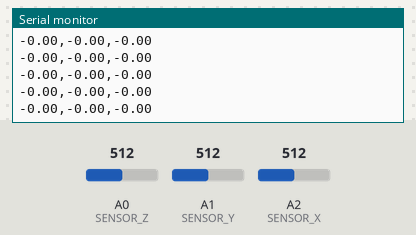
Bench run of a sketch on a simulated Arduino Uno, built with avr-gcc and run on an emulated ATmega328P. Shown: the last lines printed to the serial monitor. The test bench sets the inputs (shaded band); at power-on: A0 (SENSOR_Z) = 512, A1 (SENSOR_Y) = 512, A2 (SENSOR_X) = 512.

Above: at 1.2 s.
1.3 s: A0 (SENSOR_Z) set to 716
At 1.57 s:
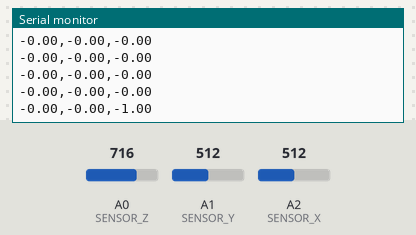
2.8 s: A1 (SENSOR_Y) set to 716
At 2.98 s:
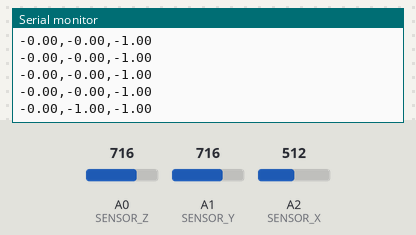
4.3 s: A2 (SENSOR_X) set to 716
At 4.39 s:
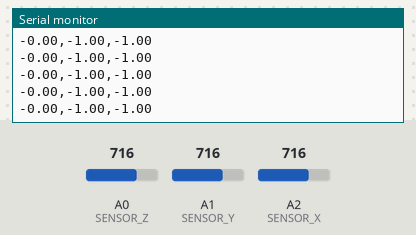
5.8 s: A0 (SENSOR_Z) set to 900
At 5.8 s:
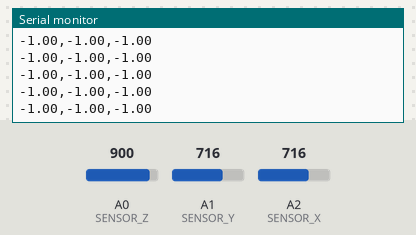
7.3 s: A1 (SENSOR_Y) set to 900
At 7.42 s:
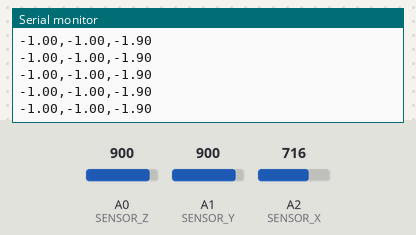
8.8 s: A2 (SENSOR_X) set to 900
At 8.83 s:
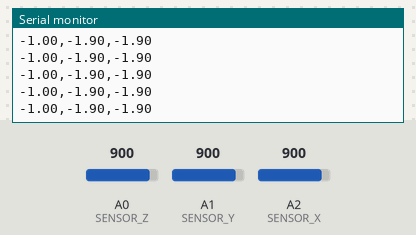
Timing chart, 0 to 11.3 s (numbered marks = the images above; inputs shaded):
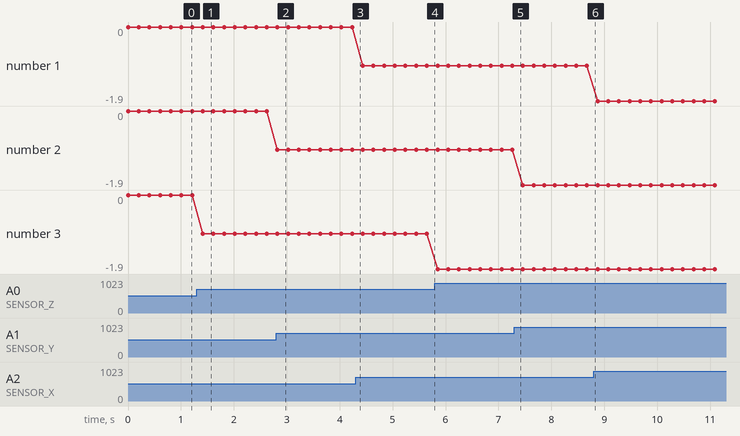

Measured:
- after the input at 1.3 s, the serial monitor: prints a new line after 0.11 s (image 1)
- after the input at 2.8 s, the serial monitor: prints a new line at once (image 2)
- plotted number 3: 0 → -1 after the input at 1.3 s, -1 → -1.9 after the input at 5.8 s

The sketch:

AnalogAccelerometerSample.ino
```cpp
//３軸加速度センサ
const int SENSOR_X = 2; // 加速度センサが接続されているピン(X 軸)(アナログ)
const int SENSOR_Y = 1; // 加速度センサが接続されているピン(Y 軸)(アナログ)
const int SENSOR_Z = 0; // 加速度センサが接続されているピン(Z 軸)(アナログ)

void setup()
{
  Serial.begin(9600); // シリアル通信の速度を設定
}

void loop()
{
  int vx, vy, vz;
  double ax, ay, az;
  vx = analogRead(SENSOR_X);             // 加速度センサの X 軸の出力値を読み取る
  ax = -(3.3 * vx / 1023 - 1.65) / 0.66; // X 軸の加速度に換算
  vy = analogRead(SENSOR_Y);             // 加速度センサの Y 軸の出力値を読み取る
  ay = -(3.3 * vy / 1023 - 1.65) / 0.66; // Y 軸の加速度に換算
  vz = analogRead(SENSOR_Z);             // 加速度センサの Z 軸の出力値を読み取る
  az = -(3.3 * vz / 1023 - 1.65) / 0.66; // Z 軸の加速度に換算
  Serial.print(ax);                      // シリアル通信で値を送信
  Serial.print(",");
  Serial.print(ay);
  Serial.print(",");
  Serial.println(az);
  delay(200); // 200 ミリ秒待機
}
```
